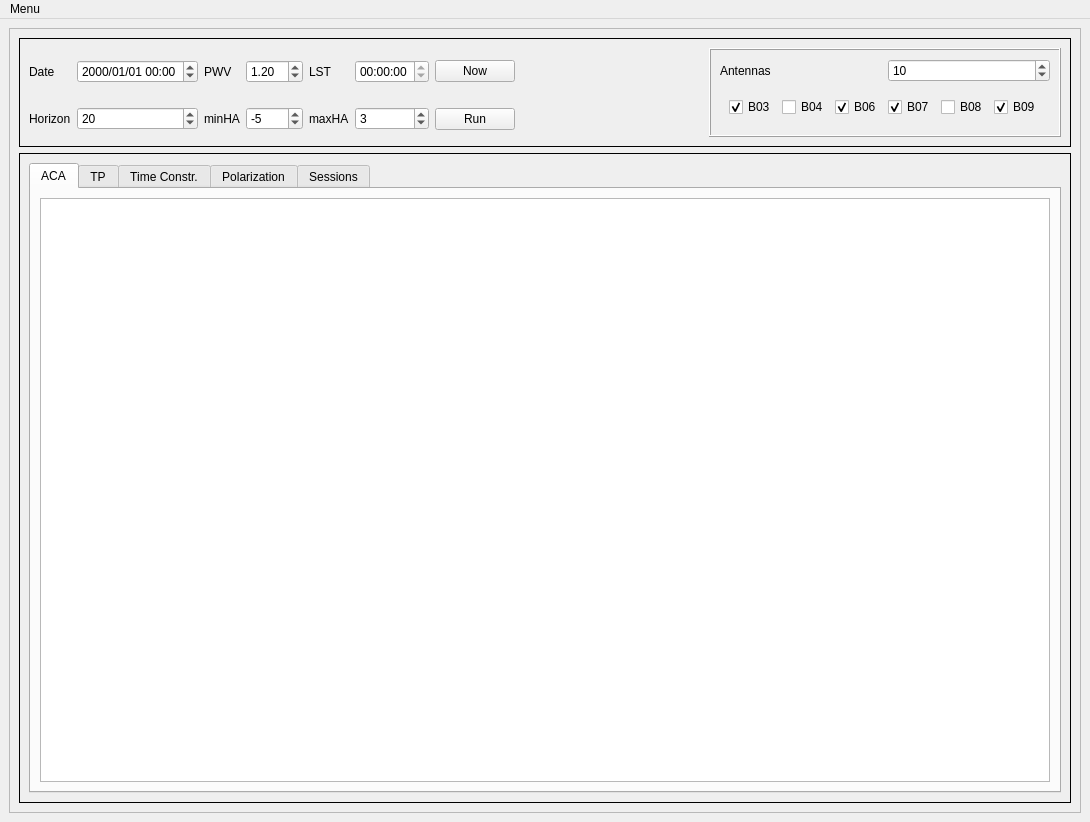
<?xml version="1.0" encoding="UTF-8"?>
<ui version="4.0">
 <class>ACAMainWindow</class>
 <widget class="QMainWindow" name="ACAMainWindow">
  <property name="geometry">
   <rect>
    <x>0</x>
    <y>0</y>
    <width>1090</width>
    <height>822</height>
   </rect>
  </property>
  <property name="windowTitle">
   <string>gWTO2 - ACA</string>
  </property>
  <widget class="QWidget" name="centralwidget">
   <layout class="QGridLayout" name="gridLayout">
    <item row="0" column="0">
     <widget class="QFrame" name="MainFrame">
      <property name="sizePolicy">
       <sizepolicy hsizetype="Expanding" vsizetype="Expanding">
        <horstretch>0</horstretch>
        <verstretch>0</verstretch>
       </sizepolicy>
      </property>
      <property name="frameShape">
       <enum>QFrame::StyledPanel</enum>
      </property>
      <property name="frameShadow">
       <enum>QFrame::Raised</enum>
      </property>
      <layout class="QGridLayout" name="gridLayout_2" rowstretch="0,0,0" columnstretch="0" rowminimumheight="0,0,0">
       <item row="0" column="0">
        <widget class="QFrame" name="OptionsFrame">
         <property name="enabled">
          <bool>true</bool>
         </property>
         <property name="sizePolicy">
          <sizepolicy hsizetype="Preferred" vsizetype="Fixed">
           <horstretch>0</horstretch>
           <verstretch>0</verstretch>
          </sizepolicy>
         </property>
         <property name="minimumSize">
          <size>
           <width>0</width>
           <height>30</height>
          </size>
         </property>
         <property name="frameShape">
          <enum>QFrame::Box</enum>
         </property>
         <layout class="QGridLayout" name="gridLayout_6">
          <item row="0" column="2">
           <widget class="QLabel" name="pwv_label">
            <property name="text">
             <string>PWV</string>
            </property>
           </widget>
          </item>
          <item row="1" column="5">
           <widget class="QSpinBox" name="maxha_spin">
            <property name="minimum">
             <number>-12</number>
            </property>
            <property name="maximum">
             <number>12</number>
            </property>
            <property name="value">
             <number>3</number>
            </property>
           </widget>
          </item>
          <item row="0" column="1">
           <widget class="QDateTimeEdit" name="date_datetime">
            <property name="currentSection">
             <enum>QDateTimeEdit::YearSection</enum>
            </property>
            <property name="displayFormat">
             <string>yyyy/MM/dd HH:mm</string>
            </property>
            <property name="timeSpec">
             <enum>Qt::UTC</enum>
            </property>
           </widget>
          </item>
          <item row="1" column="1">
           <widget class="QSpinBox" name="horizon_spin">
            <property name="maximum">
             <number>90</number>
            </property>
            <property name="value">
             <number>20</number>
            </property>
           </widget>
          </item>
          <item row="1" column="3">
           <widget class="QSpinBox" name="minha_spin">
            <property name="minimum">
             <number>-12</number>
            </property>
            <property name="maximum">
             <number>12</number>
            </property>
            <property name="value">
             <number>-5</number>
            </property>
           </widget>
          </item>
          <item row="1" column="0">
           <widget class="QLabel" name="horizon_label">
            <property name="text">
             <string>Horizon</string>
            </property>
           </widget>
          </item>
          <item row="1" column="2">
           <widget class="QLabel" name="minha_label">
            <property name="text">
             <string>minHA</string>
            </property>
           </widget>
          </item>
          <item row="0" column="0">
           <widget class="QLabel" name="date_label">
            <property name="text">
             <string>Date</string>
            </property>
           </widget>
          </item>
          <item row="1" column="4">
           <widget class="QLabel" name="maxha_label">
            <property name="text">
             <string>maxHA</string>
            </property>
           </widget>
          </item>
          <item row="0" column="3">
           <widget class="QDoubleSpinBox" name="pwv_spin">
            <property name="readOnly">
             <bool>false</bool>
            </property>
            <property name="maximum">
             <double>20.000000000000000</double>
            </property>
            <property name="singleStep">
             <double>0.050000000000000</double>
            </property>
            <property name="value">
             <double>1.200000000000000</double>
            </property>
           </widget>
          </item>
          <item row="0" column="4">
           <widget class="QLabel" name="lst_label">
            <property name="text">
             <string>LST</string>
            </property>
           </widget>
          </item>
          <item row="0" column="7">
           <spacer name="horizontalSpacerUp">
            <property name="orientation">
             <enum>Qt::Horizontal</enum>
            </property>
            <property name="sizeHint" stdset="0">
             <size>
              <width>40</width>
              <height>20</height>
             </size>
            </property>
           </spacer>
          </item>
          <item row="1" column="7">
           <spacer name="horizontalSpacerDown">
            <property name="orientation">
             <enum>Qt::Horizontal</enum>
            </property>
            <property name="sizeHint" stdset="0">
             <size>
              <width>40</width>
              <height>20</height>
             </size>
            </property>
           </spacer>
          </item>
          <item row="0" column="5">
           <widget class="QTimeEdit" name="lst_spin">
            <property name="enabled">
             <bool>true</bool>
            </property>
            <property name="readOnly">
             <bool>true</bool>
            </property>
           </widget>
          </item>
          <item row="0" column="12" rowspan="2">
           <widget class="QFrame" name="ArraysFrame">
            <property name="minimumSize">
             <size>
              <width>200</width>
              <height>0</height>
             </size>
            </property>
            <property name="autoFillBackground">
             <bool>true</bool>
            </property>
            <property name="frameShape">
             <enum>QFrame::Box</enum>
            </property>
            <property name="frameShadow">
             <enum>QFrame::Raised</enum>
            </property>
            <layout class="QGridLayout" name="gridLayout_7">
             <item row="1" column="1" colspan="2">
              <widget class="QWidget" name="widget" native="true">
               <layout class="QGridLayout" name="gridLayout_9">
                <item row="0" column="5">
                 <widget class="QCheckBox" name="band9_b">
                  <property name="text">
                   <string>B09</string>
                  </property>
                  <property name="checked">
                   <bool>true</bool>
                  </property>
                 </widget>
                </item>
                <item row="0" column="3">
                 <widget class="QCheckBox" name="band7_b">
                  <property name="text">
                   <string>B07</string>
                  </property>
                  <property name="checked">
                   <bool>true</bool>
                  </property>
                 </widget>
                </item>
                <item row="0" column="4">
                 <widget class="QCheckBox" name="band8_b">
                  <property name="text">
                   <string>B08</string>
                  </property>
                 </widget>
                </item>
                <item row="0" column="1">
                 <widget class="QCheckBox" name="band4_b">
                  <property name="text">
                   <string>B04</string>
                  </property>
                 </widget>
                </item>
                <item row="0" column="2">
                 <widget class="QCheckBox" name="band6_b">
                  <property name="text">
                   <string>B06</string>
                  </property>
                  <property name="checked">
                   <bool>true</bool>
                  </property>
                 </widget>
                </item>
                <item row="0" column="0">
                 <widget class="QCheckBox" name="band3_b">
                  <property name="text">
                   <string>B03</string>
                  </property>
                  <property name="checked">
                   <bool>true</bool>
                  </property>
                 </widget>
                </item>
               </layout>
              </widget>
             </item>
             <item row="0" column="2">
              <widget class="QSpinBox" name="antennas_spin">
               <property name="minimum">
                <number>5</number>
               </property>
               <property name="maximum">
                <number>12</number>
               </property>
               <property name="value">
                <number>10</number>
               </property>
              </widget>
             </item>
             <item row="0" column="1">
              <widget class="QLabel" name="antennas_label">
               <property name="text">
                <string>Antennas</string>
               </property>
              </widget>
             </item>
            </layout>
           </widget>
          </item>
          <item row="0" column="6">
           <widget class="QPushButton" name="now_button">
            <property name="text">
             <string>Now</string>
            </property>
           </widget>
          </item>
          <item row="1" column="6">
           <widget class="QPushButton" name="run_button">
            <property name="text">
             <string>Run</string>
            </property>
           </widget>
          </item>
         </layout>
        </widget>
       </item>
       <item row="2" column="0">
        <widget class="QFrame" name="TabFrame">
         <property name="frameShape">
          <enum>QFrame::Box</enum>
         </property>
         <layout class="QGridLayout" name="gridLayout_3" columnstretch="0">
          <item row="0" column="0">
           <widget class="QTabWidget" name="tabWidget">
            <property name="currentIndex">
             <number>0</number>
            </property>
            <widget class="QWidget" name="seven_tab">
             <property name="accessibleName">
              <string/>
             </property>
             <attribute name="title">
              <string>ACA</string>
             </attribute>
             <layout class="QGridLayout" name="gridLayout_4">
              <item row="0" column="0">
               <widget class="QTableView" name="seven_sheet">
                <property name="editTriggers">
                 <set>QAbstractItemView::SelectedClicked</set>
                </property>
                <property name="dragEnabled">
                 <bool>true</bool>
                </property>
                <property name="sortingEnabled">
                 <bool>true</bool>
                </property>
               </widget>
              </item>
             </layout>
            </widget>
            <widget class="QWidget" name="tp_tab">
             <attribute name="title">
              <string>TP</string>
             </attribute>
             <layout class="QGridLayout" name="gridLayout_5">
              <item row="0" column="0">
               <widget class="QTableView" name="tp_sheet"/>
              </item>
             </layout>
            </widget>
            <widget class="QWidget" name="tc_tab">
             <attribute name="title">
              <string>Time Constr.</string>
             </attribute>
             <layout class="QGridLayout" name="gridLayout_8">
              <item row="0" column="0">
               <widget class="QTableView" name="tc_sheet"/>
              </item>
             </layout>
            </widget>
            <widget class="QWidget" name="pol_tab">
             <attribute name="title">
              <string>Polarization</string>
             </attribute>
             <layout class="QGridLayout" name="gridLayout_11">
              <item row="0" column="0">
               <widget class="QTableView" name="pol_sheet"/>
              </item>
             </layout>
            </widget>
            <widget class="QWidget" name="session_tab">
             <attribute name="title">
              <string>Sessions</string>
             </attribute>
             <layout class="QGridLayout" name="gridLayout_10">
              <item row="0" column="0">
               <widget class="QTableView" name="session_sheet"/>
              </item>
             </layout>
            </widget>
           </widget>
          </item>
         </layout>
        </widget>
       </item>
      </layout>
     </widget>
    </item>
   </layout>
  </widget>
  <widget class="QMenuBar" name="menubar">
   <property name="geometry">
    <rect>
     <x>0</x>
     <y>0</y>
     <width>1090</width>
     <height>27</height>
    </rect>
   </property>
   <widget class="QMenu" name="menuMenu">
    <property name="title">
     <string>Menu</string>
    </property>
    <addaction name="actionAll_SBs"/>
    <addaction name="actionPlanning"/>
    <addaction name="separator"/>
    <addaction name="actionQuit"/>
   </widget>
   <addaction name="menuMenu"/>
  </widget>
  <action name="actionAll_SBs">
   <property name="text">
    <string>All SBs</string>
   </property>
  </action>
  <action name="actionPlanning">
   <property name="text">
    <string>Planning</string>
   </property>
  </action>
  <action name="actionQuit">
   <property name="text">
    <string>Quit</string>
   </property>
  </action>
 </widget>
 <resources/>
 <connections/>
</ui>
